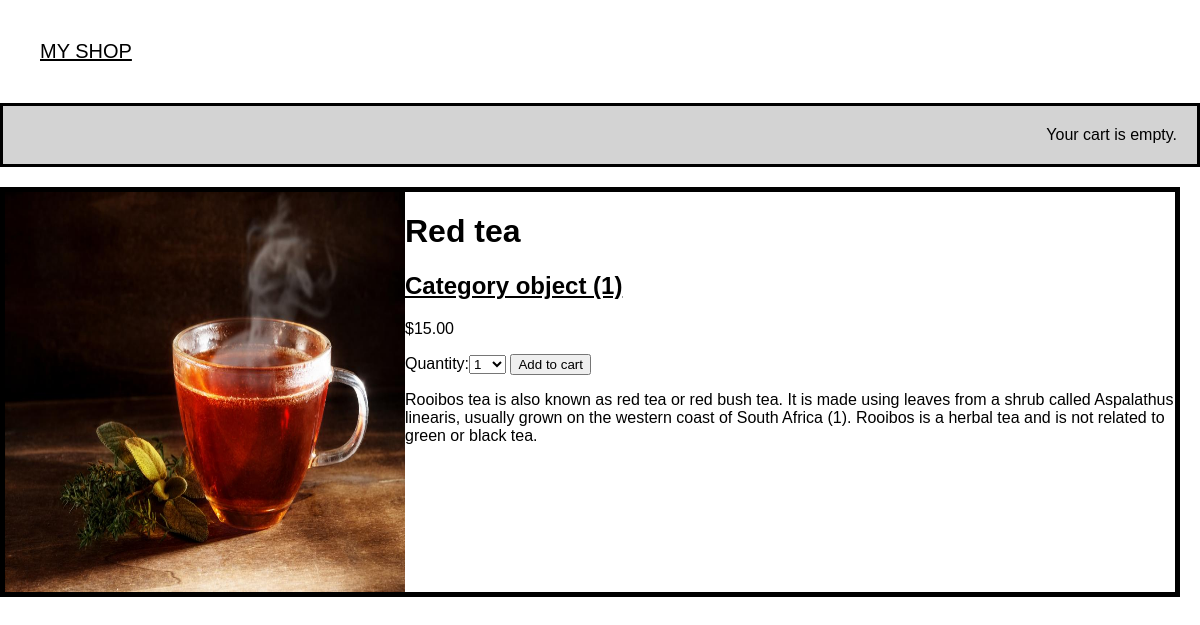
/2/red-tea, run on the app's committed database.
### shop/models.py (models this page shows, shortened)
class Products(models.Model):
    category = models.ForeignKey(Category,related_name='products',on_delete=models.CASCADE)
    name = models.CharField(max_length=200,db_index=True)
    slug = models.SlugField(max_length=200,unique=True)
    image = models.ImageField(upload_to='products/%Y/%m/%d',blank=True)
    description = models.TextField(blank=True)
    price = models.DecimalField(max_digits=10,decimal_places=2)
    available = models.BooleanField(default=True)
    created = models.DateTimeField(auto_now_add=True)
    updated = models.DateTimeField(auto_now=True)
    class Meta:
        ordering = ('name',)
        index_together=(('id','slug'),)

class Category(models.Model):
    name = models.CharField(max_length=200,db_index=True)
    slug = models.SlugField(max_length=200,unique=True)
    class Meta:
        ordering = ('name',)
        verbose_name = 'category'
        verbose_name_plural = 'categories'
    def get_absolute_url(self):
        return reverse('shop:product_list_by_category',args=[self.slug])

### shop/views.py (the view)
# urls.py: path('<int:id>/<slug:slug>',views.product_detail,name='product_detail')]
def product_detail(request, id, slug):
    product = get_object_or_404(Products,id=id,slug=slug,available=True)
    cart_product_form = CartAddProductForm()
    return render(request,'shop/product/detail.html',{'product': product,'cart_product_form': cart_product_form})

### cart/forms.py
class CartAddProductForm(forms.Form):
    quantity = forms.TypedChoiceField(choices=PRODUCT_QUANTITY_CHOICES,coerce=int)
    update = forms.BooleanField(required=False,initial=False,widget=forms.HiddenInput)

### cart/context_processors.py (called while the page is built)
def cart(request):
    return{'cart' : Cart(request)}

### shop/templates/shop/product/detail.html (shortened to what this page needs)
{% extends "shop/base.html" %}
{% load static %}
{% block content %}
  <div class="product-detail">
      <img src="{% if product.image %}{{ product.image.url }}{% else %}
      {% static "images/no_image.png" %}{% endif %}">
    <div class="post-content">
      <h1>{{ product.name }}</h1>
      <h2><a href="{{ product.category.get_absolute_url }}">{{ product.category }}</a></h2>
      <p class="price">${{ product.price }}</p>
      <form action="{% url "cart:cart_add" product.id %}" method="post">
        {{ cart_product_form }}
        <input type="submit" value="Add to cart">
      </form>
      {{ product.description| linebreaks }}
    </div>
  </div>
{% endblock %}

### static/css/base.css (style rules this page uses)
* { box-sizing: border-box; }
body { margin : 0; padding: 0; font-family:Arial, Helvetica, sans-serif; }
a { color: black; }
img { width: 100%; }
.product-detail { margin: 20px 20px 0 0; border: 5px solid; overflow: auto; }
.product-detail img { width: 400px; height: 400px; float: left; display: block; }
.post-content { margin-left: 210px; }

### data on the page
Products: image (picture), name "Red tea", category "Category object (1)", price "15.00", description "Rooibos tea is also known as red tea or red bush tea. It is made using leaves from a shrub called Aspalathus linearis, usually grown on the western coast of South Africa (1). Rooibos is a herbal tea and is not related to green or black tea."
